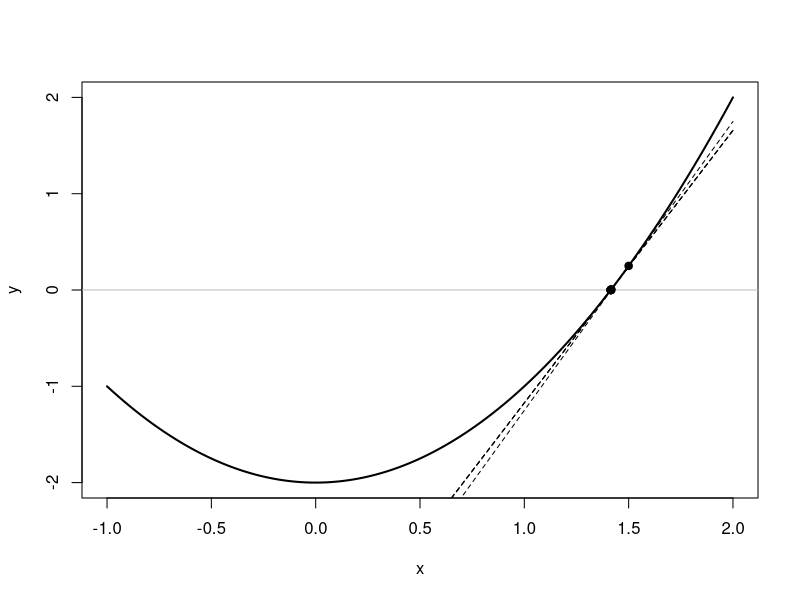

Write the R code that produced this figure.
tecna <- function(x0, fx0, derivace_fx0) {
  function(x) {
    fx0 + derivace_fx0 * (x - x0)
  }
}

koren_tecny <- function(x0, fx0, derivace_fx0) {
  x0 - fx0 / derivace_fx0
}

newton <- function(f, fd, x0, tol = 1e-8, max_iter = 100) {
  x <- x0
  
  for (i in seq_len(max_iter)) {
    fx <- f(x)
    dfx <- fd(x)
    
    if (abs(dfx) < .Machine$double.eps) {
      stop("Derivace je nulová.")
    }
    
    t <- tecna(x, fx, dfx)
    xn <- koren_tecny(x, fx, dfx)
    
    if (abs(xn - x) < tol) {
      return(xn)
    }
    
    x <- xn
  }
  
  stop("Nekonvergovalo.")
}

analyticky_sqrt2 <- function() {
  sqrt(2)
}

centralni_diference <- function(f, h = 1e-6) {
  function(x) {
    (f(x + h) - f(x - h)) / (2 * h)
  }
}

f  <- function(x) x^2 - 2
fd <- centralni_diference(f)

x_newton <- newton(f, fd, x0 = 1)
x_analyticky <- analyticky_sqrt2()

abs(x_newton - x_analyticky)




vykresli_newton <- function(f, fd, x0, kroky = 4,
                            xmin = -1, xmax = 2) {
  x_grid <- seq(xmin, xmax, length.out = 400)
  
  plot(x_grid, f(x_grid),
       type = "l", lwd = 2,
       ylab = "y", xlab = "x")
  abline(h = 0, col = "gray")
  
  x <- x0
  
  for (i in seq_len(kroky)) {
    fx  <- f(x)
    dfx <- fd(x)
    
    t <- tecna(x, fx, dfx)
    
    # tečna
    lines(x_grid, t(x_grid), lty = 2)
    
    # bod na funkci
    points(x, fx, pch = 19)
    
    # průsečík s osou x
    xn <- x - fx / dfx
    points(xn, 0, pch = 19)
    
    # svislá spojnice
    segments(xn, 0, xn, f(xn), lty = 3)
    
    x <- xn
  }
}

vykresli_newton(f, fd, x0 = 1.5, kroky = 4)




horner <- function(a, x) {
  y <- a[1]
  for (i in 2:length(a)) {
    y <- y * x + a[i]
  }
  y
}

# f(x) = x^2 − 3x + 2
a <- c(1, -3, 2)
x <- 5
horner(a, x)
5^2 - 3*5 + 2

